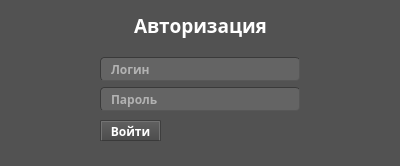
<?xml version="1.0" encoding="UTF-8"?>
<ui version="4.0">
 <class>Dialog</class>
 <widget class="QDialog" name="Dialog">
  <property name="enabled">
   <bool>true</bool>
  </property>
  <property name="geometry">
   <rect>
    <x>0</x>
    <y>0</y>
    <width>400</width>
    <height>166</height>
   </rect>
  </property>
  <property name="font">
   <font>
    <family>Open Sans</family>
    <weight>75</weight>
    <bold>true</bold>
   </font>
  </property>
  <property name="contextMenuPolicy">
   <enum>Qt::NoContextMenu</enum>
  </property>
  <property name="windowTitle">
   <string>Fix Installer</string>
  </property>
  <property name="windowIcon">
   <iconset theme="fix.ico">
    <normalon>:/icon/icons/fix.ico</normalon>
   </iconset>
  </property>
  <property name="toolTip">
   <string/>
  </property>
  <property name="autoFillBackground">
   <bool>false</bool>
  </property>
  <property name="styleSheet">
   <string notr="true">/*
ElegantDark Style Sheet for QT Applications
Author: Jaime A. Quiroga P.
Company: GTRONICK
Last updated: 17/04/2018
Available at: https://github.com/GTRONICK/QSS/blob/master/ElegantDark.qss
*/
QDialog {
	background-color:rgb(82, 82, 82);
}
QTextEdit {
	background-color:rgb(42, 42, 42);
	color: rgb(0, 255, 0);
}
QPushButton{
	border-style: outset;
	border-width: 2px;
	border-top-color: qlineargradient(spread:pad, x1:0.5, y1:0.6, x2:0.5, y2:0.4, stop:0 rgba(115, 115, 115, 255), stop:1 rgba(62, 62, 62, 255));
	border-right-color: qlineargradient(spread:pad, x1:0.4, y1:0.5, x2:0.6, y2:0.5, stop:0 rgba(115, 115, 115, 255), stop:1 rgba(62, 62, 62, 255));
	border-left-color: qlineargradient(spread:pad, x1:0.6, y1:0.5, x2:0.4, y2:0.5, stop:0 rgba(115, 115, 115, 255), stop:1 rgba(62, 62, 62, 255));
	border-bottom-color: rgb(58, 58, 58);
	border-bottom-width: 1px;
	border-style: solid;
	color: rgb(255, 255, 255);
	padding: 2px;
	background-color: qlineargradient(spread:pad, x1:0.5, y1:1, x2:0.5, y2:0, stop:0 rgba(77, 77, 77, 255), stop:1 rgba(97, 97, 97, 255));
}
QPushButton:hover{
	border-style: outset;
	border-width: 2px;
	border-top-color: qlineargradient(spread:pad, x1:0.5, y1:0.6, x2:0.5, y2:0.4, stop:0 rgba(180, 180, 180, 255), stop:1 rgba(110, 110, 110, 255));
	border-right-color: qlineargradient(spread:pad, x1:0.4, y1:0.5, x2:0.6, y2:0.5, stop:0 rgba(180, 180, 180, 255), stop:1 rgba(110, 110, 110, 255));
	border-left-color: qlineargradient(spread:pad, x1:0.6, y1:0.5, x2:0.4, y2:0.5, stop:0 rgba(180, 180, 180, 255), stop:1 rgba(110, 110, 110, 255));
	border-bottom-color: rgb(115, 115, 115);
	border-bottom-width: 1px;
	border-style: solid;
	color: rgb(255, 255, 255);
	padding: 2px;
	background-color: qlineargradient(spread:pad, x1:0.5, y1:1, x2:0.5, y2:0, stop:0 rgba(107, 107, 107, 255), stop:1 rgba(157, 157, 157, 255));
}
QPushButton:pressed{
	border-style: outset;
	border-width: 2px;
	border-top-color: qlineargradient(spread:pad, x1:0.5, y1:0.6, x2:0.5, y2:0.4, stop:0 rgba(62, 62, 62, 255), stop:1 rgba(22, 22, 22, 255));
	border-right-color: qlineargradient(spread:pad, x1:0.4, y1:0.5, x2:0.6, y2:0.5, stop:0 rgba(115, 115, 115, 255), stop:1 rgba(62, 62, 62, 255));
	border-left-color: qlineargradient(spread:pad, x1:0.6, y1:0.5, x2:0.4, y2:0.5, stop:0 rgba(115, 115, 115, 255), stop:1 rgba(62, 62, 62, 255));
	border-bottom-color: rgb(58, 58, 58);
	border-bottom-width: 1px;
	border-style: solid;
	color: rgb(255, 255, 255);
	padding: 2px;
	background-color: qlineargradient(spread:pad, x1:0.5, y1:1, x2:0.5, y2:0, stop:0 rgba(77, 77, 77, 255), stop:1 rgba(97, 97, 97, 255));
}
QPushButton:disabled{
	border-style: outset;
	border-width: 2px;
	border-top-color: qlineargradient(spread:pad, x1:0.5, y1:0.6, x2:0.5, y2:0.4, stop:0 rgba(115, 115, 115, 255), stop:1 rgba(62, 62, 62, 255));
	border-right-color: qlineargradient(spread:pad, x1:0.4, y1:0.5, x2:0.6, y2:0.5, stop:0 rgba(115, 115, 115, 255), stop:1 rgba(62, 62, 62, 255));
	border-left-color: qlineargradient(spread:pad, x1:0.6, y1:0.5, x2:0.4, y2:0.5, stop:0 rgba(115, 115, 115, 255), stop:1 rgba(62, 62, 62, 255));
	border-bottom-color: rgb(58, 58, 58);
	border-bottom-width: 1px;
	border-style: solid;
	color: rgb(0, 0, 0);
	padding: 2px;
	background-color: qlineargradient(spread:pad, x1:0.5, y1:1, x2:0.5, y2:0, stop:0 rgba(57, 57, 57, 255), stop:1 rgba(77, 77, 77, 255));
}
QLineEdit {
	border-width: 1px; border-radius: 4px;
	border-color: rgb(58, 58, 58);
	border-style: inset;
	padding: 0 8px;
	color: rgb(255, 255, 255);
	background:rgb(100, 100, 100);
	selection-background-color: rgb(187, 187, 187);
	selection-color: rgb(60, 63, 65);
}
QLabel {
	color:rgb(255,255,255);	
}
QProgressBar {
	text-align: center;
	color: rgb(240, 240, 240);
	border-width: 1px; 
	border-radius: 10px;
	border-color: rgb(58, 58, 58);
	border-style: inset;
	background-color:rgb(77,77,77);
}
QProgressBar::chunk {
	background-color: qlineargradient(spread:pad, x1:0.5, y1:0.7, x2:0.5, y2:0.3, stop:0 rgba(87, 97, 106, 255), stop:1 rgba(93, 103, 113, 255));
	border-radius: 5px;
}
QMenuBar {
	background:rgb(82, 82, 82);
}
QMenuBar::item {
	color:rgb(223,219,210);
	spacing: 3px;
	padding: 1px 4px;
	background: transparent;
}

QMenuBar::item:selected {
	background:rgb(115, 115, 115);
}
QMenu::item:selected {
	color:rgb(255,255,255);
	border-width:2px;
	border-style:solid;
	padding-left:18px;
	padding-right:8px;
	padding-top:2px;
	padding-bottom:3px;
	background:qlineargradient(spread:pad, x1:0.5, y1:0.7, x2:0.5, y2:0.3, stop:0 rgba(87, 97, 106, 255), stop:1 rgba(93, 103, 113, 255));
	border-top-color: qlineargradient(spread:pad, x1:0.5, y1:0.6, x2:0.5, y2:0.4, stop:0 rgba(115, 115, 115, 255), stop:1 rgba(62, 62, 62, 255));
	border-right-color: qlineargradient(spread:pad, x1:0.4, y1:0.5, x2:0.6, y2:0.5, stop:0 rgba(115, 115, 115, 255), stop:1 rgba(62, 62, 62, 255));
	border-left-color: qlineargradient(spread:pad, x1:0.6, y1:0.5, x2:0.4, y2:0.5, stop:0 rgba(115, 115, 115, 255), stop:1 rgba(62, 62, 62, 255));
	border-bottom-color: rgb(58, 58, 58);
	border-bottom-width: 1px;
}
QMenu::item {
	color:rgb(223,219,210);
	background-color:rgb(78,78,78);
	padding-left:20px;
	padding-top:4px;
	padding-bottom:4px;
	padding-right:10px;
}
QMenu{
	background-color:rgb(78,78,78);
}
QTabWidget {
	color:rgb(0,0,0);
	background-color:rgb(247,246,246);
}
QTabWidget::pane {
		border-color: rgb(77,77,77);
		background-color:rgb(101,101,101);
		border-style: solid;
		border-width: 1px;
    	border-radius: 6px;
}
QTabBar::tab {
	padding:2px;
	color:rgb(250,250,250);
  	background-color: qlineargradient(spread:pad, x1:0.5, y1:1, x2:0.5, y2:0, stop:0 rgba(77, 77, 77, 255), stop:1 rgba(97, 97, 97, 255));
	border-style: solid;
	border-width: 2px;
  	border-top-right-radius:4px;
   border-top-left-radius:4px;
	border-top-color: qlineargradient(spread:pad, x1:0.5, y1:0.6, x2:0.5, y2:0.4, stop:0 rgba(115, 115, 115, 255), stop:1 rgba(95, 92, 93, 255));
	border-right-color: qlineargradient(spread:pad, x1:0.4, y1:0.5, x2:0.6, y2:0.5, stop:0 rgba(115, 115, 115, 255), stop:1 rgba(95, 92, 93, 255));
	border-left-color: qlineargradient(spread:pad, x1:0.6, y1:0.5, x2:0.4, y2:0.5, stop:0 rgba(115, 115, 115, 255), stop:1 rgba(95, 92, 93, 255));
	border-bottom-color: rgb(101,101,101);
}
QTabBar::tab:selected, QTabBar::tab:last:selected, QTabBar::tab:hover {
  	background-color:rgb(101,101,101);
  	margin-left: 0px;
  	margin-right: 1px;
}
QTabBar::tab:!selected {
    	margin-top: 1px;
		margin-right: 1px;
}
QCheckBox {
	color:rgb(223,219,210);
	padding: 2px;
}
QCheckBox:hover {
	border-radius:4px;
	border-style:solid;
	padding-left: 1px;
	padding-right: 1px;
	padding-bottom: 1px;
	padding-top: 1px;
	border-width:1px;
	border-color: rgb(87, 97, 106);
	background-color:qlineargradient(spread:pad, x1:0.5, y1:0.7, x2:0.5, y2:0.3, stop:0 rgba(87, 97, 106, 150), stop:1 rgba(93, 103, 113, 150));
}
QCheckBox::indicator:checked {
	border-radius:4px;
	border-style:solid;
	border-width:1px;
	border-color: rgb(180,180,180);
  	background-color:qlineargradient(spread:pad, x1:0.5, y1:0.7, x2:0.5, y2:0.3, stop:0 rgba(87, 97, 106, 255), stop:1 rgba(93, 103, 113, 255));
}
QCheckBox::indicator:unchecked {
	border-radius:4px;
	border-style:solid;
	border-width:1px;
	border-color: rgb(87, 97, 106);
  	background-color:rgb(255,255,255);
}
QStatusBar {
	color:rgb(240,240,240);
}</string>
  </property>
  <property name="sizeGripEnabled">
   <bool>false</bool>
  </property>
  <widget class="QWidget" name="verticalLayoutWidget">
   <property name="geometry">
    <rect>
     <x>0</x>
     <y>0</y>
     <width>401</width>
     <height>111</height>
    </rect>
   </property>
   <layout class="QVBoxLayout" name="verticalLayout_2">
    <item>
     <widget class="QLabel" name="label">
      <property name="font">
       <font>
        <family>Open Sans</family>
        <pointsize>14</pointsize>
        <weight>75</weight>
        <bold>true</bold>
       </font>
      </property>
      <property name="text">
       <string>Авторизация</string>
      </property>
      <property name="textFormat">
       <enum>Qt::AutoText</enum>
      </property>
      <property name="alignment">
       <set>Qt::AlignCenter</set>
      </property>
     </widget>
    </item>
    <item>
     <layout class="QHBoxLayout" name="horizontalLayout">
      <property name="spacing">
       <number>2</number>
      </property>
      <item>
       <widget class="QLineEdit" name="lineEdit_2">
        <property name="maximumSize">
         <size>
          <width>200</width>
          <height>24</height>
         </size>
        </property>
        <property name="font">
         <font>
          <family>Open Sans</family>
          <weight>75</weight>
          <bold>true</bold>
         </font>
        </property>
        <property name="placeholderText">
         <string>Логин</string>
        </property>
       </widget>
      </item>
     </layout>
    </item>
    <item>
     <layout class="QHBoxLayout" name="horizontalLayout_2">
      <property name="spacing">
       <number>2</number>
      </property>
      <item>
       <widget class="QLineEdit" name="lineEdit">
        <property name="maximumSize">
         <size>
          <width>200</width>
          <height>24</height>
         </size>
        </property>
        <property name="font">
         <font>
          <family>Open Sans</family>
          <weight>75</weight>
          <bold>true</bold>
         </font>
        </property>
        <property name="echoMode">
         <enum>QLineEdit::Password</enum>
        </property>
        <property name="placeholderText">
         <string>Пароль</string>
        </property>
       </widget>
      </item>
     </layout>
    </item>
   </layout>
  </widget>
  <widget class="QPushButton" name="pushButton">
   <property name="geometry">
    <rect>
     <x>100</x>
     <y>120</y>
     <width>61</width>
     <height>21</height>
    </rect>
   </property>
   <property name="font">
    <font>
     <family>Open Sans</family>
     <weight>75</weight>
     <bold>true</bold>
    </font>
   </property>
   <property name="text">
    <string>Войти</string>
   </property>
  </widget>
 </widget>
 <resources>
  <include location="../../sources/sources.qrc"/>
 </resources>
 <connections/>
</ui>
